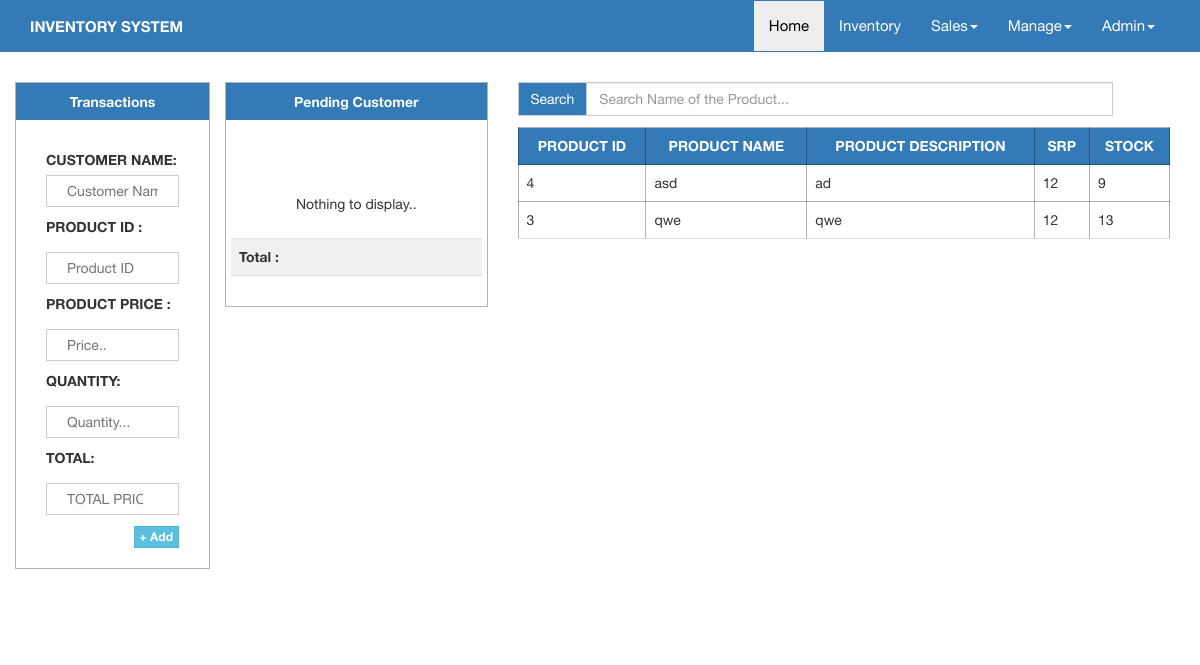
The page /admin/?cust_id=0 (signed in) on the database its author committed.
### tables this page shows
CREATE TABLE IF NOT EXISTS `tbl_stock` (
`id` int(11) NOT NULL,
  `product_id` int(11) NOT NULL,
  `stock_qty` int(11) NOT NULL,
  `purchase_price` double NOT NULL
);

CREATE TABLE IF NOT EXISTS `tbl_products` (
`id` int(11) NOT NULL,
  `product_name` varchar(255) NOT NULL,
  `product_desc` varchar(255) NOT NULL,
  `price` varchar(32) NOT NULL
);

### admin/index.php (the view, shortened to what this page needs)
<?php
include '../header.php';
include '../connection/connect.php';
$seller = $_SESSION['id'];
$cust = isset($_GET['cust_id']) ? $_GET['cust_id'] : 0;
?>
<div class="container-fluid">
    <div class="row">
        <div class="col-md-2">
            <div class="row">
                <div class="transact-wrapper">
                    <div class="transact-header">
                        <h5 class="text-center">Transactions</h5>
                    </div>
                    <div class="transact-body">
                        <form class="" action="../functions/save_sale.php" method="post">
                            <p>
                                <label>CUSTOMER NAME: </label>
                                <?php
                                $sql4 = mysqli_query($conn, "SELECT * FROM tbl_temp_trans WHERE customer_name='".$cust."'");
                                    if(!empty(mysqli_num_rows($sql4))){
                                        while($rows=mysqli_fetch_array($sql4)){
                                            $cust = $rows['customer_name'];
                                            $styles = "pointer-events:none";
                                        }
                                    }
                                    else{
                                        $cust = '';
                                        $styles = "";
                                    }
                                    echo '<input type="text" style="'.$styles.'" class="login-inputs" id="cust" value="'.$cust.'" name="cust_id" placeholder="Customer Name..." required>';
                                ?>
                            </p>
                            <p><label>PRODUCT ID : </label></p>
                            <p> <input type="text" id="product_id" class="login-inputs" name="prod_id" placeholder="Product ID" required></p>
                            <p><label>PRODUCT PRICE : </label></p>
                            <p> <input type="text" id = "price" class="login-inputs" name="prod_price" placeholder="Price.." required style="pointer-events:none"> </p>
                            <p> <label>QUANTITY: </label></p>
                            <p> <input type="number" id="qty" class="login-inputs" name="qty" placeholder="Quantity..." required></p>
                            <p><label>TOTAL: </label></p>
                            <p><input type="number" id="total" class="login-inputs" name="total_price"   placeholder="TOTAL PRICE..." required style="pointer-events:none"> </p>
                            <p align="right"><input type="submit" name="save_sale" class="btn btn-xs btn-info" value="+ Add">
                        </form>
                    </div>
               </div>
            </div>
        </div>
        <div class="col-md-3">
            <div class="">
                <div class="transact-wrapper">
                <div class="transact-header">
                    <h5 class="text-center">Pending Customer</h4>
                </div>
                <div class="sale-body">
                    <table class="trans table" id="receipt_result">
                        <thead>
                            <tr>
                                <th>Product</th>
                                <th>Qty</th>
                                <th>Price</td>
                                <th>Action</td>
                            </tr>
                        </thead>
                        <tbody>
                            <tr>
                            <?php
                                $sql = mysqli_query($conn, "SELECT * FROM tbl_temp_trans WHERE customer_name='".$cust."'");
                                $num_row = mysqli_num_rows($sql);
                                if(!empty($num_row)){
                                    while($row=mysqli_fetch_array($sql)){
                                    $ids = $row['id'];
                                    $prod_id = $row['product_id'];
                                    $sql1 =  mysqli_query($conn, "SELECT * FROM tbl_products WHERE id='".$prod_id."'");
                                    while($row1=mysqli_fetch_array($sql1)){
                                    echo "<tr><td>".$row1['product_name']."</td>";
                                    }
                                    echo "<td>".$row['qty']."</td>";
                                    echo "<td>".$row['total_price']."</td>";
                                    echo "<td><a href='../functions/delete.php?id=".$ids."&qty=".$row['qty']."&product_id=".$prod_id."&cust_id=".$cust."' class='btn btn-xs btn-danger btn-delete'>x</a></td>";
                                    echo "</tr>";
                                }
                                }
                                else{
                                    echo "<td colspan='4' class='text-center'>Nothing to display..</td>";
                                }
                            ?>
                            </tr>
                            <tr><td colspan="4" style="border-bottom: 1px solid rgba(0,0,0,0.1) !important"></td></tr>
                            <tr style="border-bottom: 1px solid rgba(0,0,0,0.1) !important" class="sale-footer">
                                <td colspan="2" class="text-bold">Total :</td>
                                <?php
                                    $sql2 = mysqli_query($conn, "SELECT SUM(total_price) as total FROM tbl_temp_trans WHERE seller_id = '".$seller."'");
                                    while($row2=mysqli_fetch_array($sql2)){
                                    echo "<td>".$row2['total']."</td>";
                                    }
                                 ?>
                                <td colspan="2"></td>
                            </tr>
                        </tbody>
                    </table>
                </div>
            </div>
            </div>
        </div>
        <div class="col-md-7">
            <div class="row">
                <div class="col-md-11">
                    <form class="" action="functions/search.php" method="get">
                        <p>
                            <div class="input-group input-group-md input-primary">
                              <span class="input-group-addon" id="sizing-addon1">Search</span>
                              <input type="text"id = "myInput" onkeyup="search()"  class="form-control" placeholder="Search Name of the Product..." aria-describedby="sizing-addon1">
                            </div>
                        </p>
                    </form>
                </div>
            <div class="col-md-2"></div>
            </div>
            <div class="row">
                <div class="col-md-12 scroll">
                    <table class="table table-bordered table-responsive table-hover" id="myTable">
                        <thead>
                            <tr>
                                <th>PRODUCT ID</th>
                                <th>PRODUCT NAME</th>
                                <th>PRODUCT DESCRIPTION</th>
                                <th>SRP</th>
                                <th>STOCK</th>
                            </tr>
                        </thead>
                        <tbody>
                            <tr>
                                <?php
                                $sql = mysqli_query($conn,"SELECT tbl_products.*, tbl_stock.stock_qty FROM tbl_products LEFT JOIN tbl_stock ON tbl_products.id = tbl_stock.product_id ORDER BY product_name ASC");
                                while ($row = mysqli_fetch_array($sql)){
                                    echo "<td>" . $row['id'] . "</td>";
                                    echo "<td>" . $row['product_name'] . "</td>";
                                    echo "<td>" . $row['product_desc'] . "</td>";
                                    echo "<td>" . $row['price'] . "</td>";
                                    echo "<td>" . $row['stock_qty'] . "</td></tr><tr>";
                                }
                                ?>
                            </tr>
                        </tbody>
                    </table>
                </div>
            </div>
        </div>
    </div>
</div>
<?php
include '../footer.php';
?>

### assets/css/main.css (style rules this page uses)
body { font-family: 'Helvetica Neue'; }
.scroll { overflow-y: scroll; height: 500px; }
tr th { background-color: #337ab7; text-align: center; color: #fff; }
table thead tr th, table tbody tr td { border: 1px solid rgba(0,0,0,0.3) !important; }
table { padding: 0px !important; }
.container-fluid { margin: 10px 30px; }
.btn { font-weight: bolder; }
.transact-header { padding: 1px 10px; background-color: #337ab7; margin-bottom: 20px; color: #fff; }
.transact-header h5 { font-weight: bolder; }
.transact-wrapper { border: 1px solid rgba(0,0,0,0.3); margin-top: 10px; }
.transact-body { padding: 10px 30px; }
.sale-body { padding: 10px 5px; }
.sale-footer { padding: 2px 10px; background-color: rgba(0,0,0,0.06); }
.trans thead tr th { border: 0px solid rgba(0,0,0,0) !important; background-color: rgba(0,0,0,0) !important; }
.trans tbody tr td { border: 0px solid rgba(0,0,0,0) !important; }
.text-bold { font-weight: bolder; }
.login-inputs { border: 1px solid rgba(0,0,0,0.2); border-radius: 0px; padding: 5px 20px; width: 100%; }
.btn { border-radius: 0px; }
.form-control, .input-group-addon { border-radius: 0px; }
.input-group-addon { border-radius: 0px; background-color: #337ab7; color: #fff; }

### rows shown on the page
tbl_stock: product "4", product.product_name "asd", product.product_desc "ad", product.price "12", stock_qty "9"
tbl_stock: product "3", product.product_name "qwe", product.product_desc "qwe", product.price "12", stock_qty "13"

### other values the page prints
$_SESSION['name'] "Admin"
